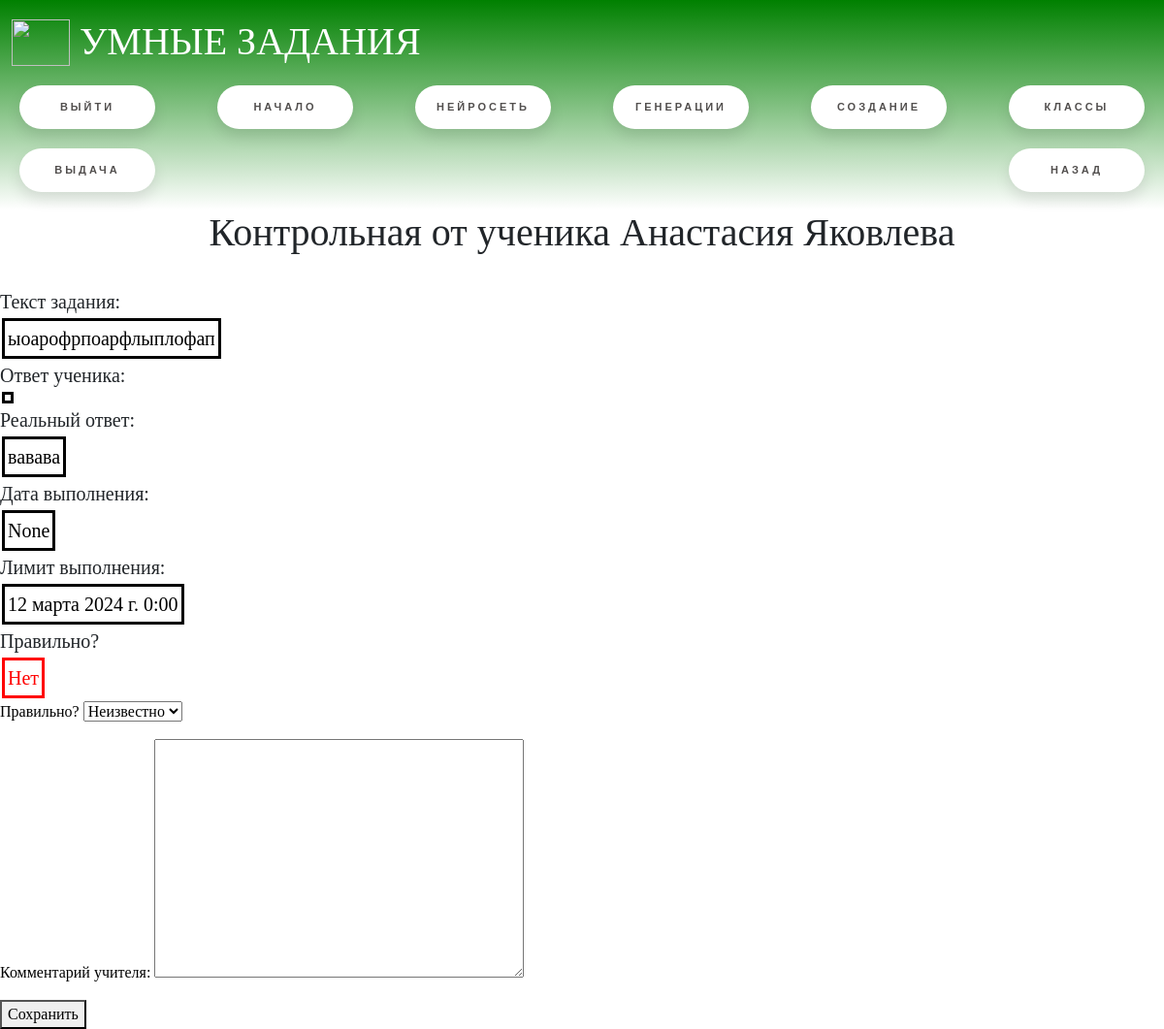
The page /lk/teacher_classes/student_task/4 (signed in) on the database its author committed.
### main/models.py (models this page shows, shortened)
class StudentTask(models.Model):
    task = models.ForeignKey(Task, verbose_name='Задание', on_delete=models.CASCADE)
    student = models.ForeignKey(Student, verbose_name="Ученик", on_delete=models.CASCADE)
    teacher = models.ForeignKey(Teacher, verbose_name="Учитель", on_delete=models.CASCADE)
    student_answer = models.TextField("Ответ ученика")
    is_right = models.BooleanField("Правильно?", blank=True, null=True)
    teacher_check = models.BooleanField("Нужна проверка?", default=False)
    teaher_comment = models.TextField("Комментарий учителя", blank=True, null=True)
    get_date = models.DateTimeField("Дата выдачи", auto_now_add=True)
    done_date = models.DateTimeField("Дата выполнения", null=True, blank=True)
    limite_date = models.DateTimeField("Лимит выполнения", null=True, blank=True)
    class Meta:
        verbose_name = 'Задание ученика'
        verbose_name_plural = "Задания учеников"

class Task(models.Model):
    name = models.CharField("Название", max_length=255, default="")
    grade = models.IntegerField("Класс")
    level_of_knowledge = models.IntegerField("Уровень знаний")
    task_text = models.TextField("Текст задания")
    answer = models.CharField("Ответ", max_length=255, null=True, blank=True)
    subject = models.ForeignKey(Subject, verbose_name="Предмет", on_delete=models.CASCADE)
    theme = models.ForeignKey(Theme, verbose_name="Тема", on_delete=models.CASCADE, null=True, blank=True)
    is_neural = models.BooleanField("Написано нейросетью?", default=False)
    teacher_check = models.BooleanField("Нужна проверка?", default=False)
    class Meta:
        verbose_name = 'Задание'
        verbose_name_plural = "Задания"

class Student(models.Model):
    user = models.ForeignKey(User, verbose_name="Пользователь", on_delete=models.CASCADE, unique=True)
    grade = models.ForeignKey(Grade, verbose_name="Класс", on_delete=models.CASCADE)
    level_of_knowledge = models.IntegerField("Уровень знаний", default=0)
    class Meta:
        verbose_name = 'Ученик'
        verbose_name_plural = "Ученики"

class User(AbstractUser):
    user_type = models.ForeignKey(UserType, verbose_name="Тип пользователя", on_delete=models.SET_NULL, blank=True,
                                  null=True)
    phone_number = models.CharField("Телефон", max_length=15, blank=True, null=True)
    class Meta:
        verbose_name = 'Пользователь'
        verbose_name_plural = "Пользователи"

### main/views.py (the view)
# urls.py: path("lk/teacher_classes/student_task/<int:task_id>", views.student_task_teacher, name="student_task_teacher"),
def student_task_teacher(request, task_id):
    task = models.StudentTask.objects.get(id=task_id)
    if request.method == "POST":
        form = forms.CheckTaskForm(request.POST, instance=task)
        if form.is_valid():
            form.save()
    form = forms.CheckTaskForm(instance=task)
    return render(request, "student_task_teacher.html", {
        "task": task,
        "form": form
    })

### main/forms.py
class CheckTaskForm(forms.ModelForm):
    class Meta:
        model = models.StudentTask
        fields = ("is_right", "teaher_comment")

### main/templates/student_task_teacher.html (shortened to what this page needs)
{% extends "base.html" %}
{% block content  %}
    <h1>{{task.task.name}} от ученика {{task.student.user.first_name}} {{task.student.user.last_name}}</h1>
    <br>
    <div class="task-description">Текст задания:<p class="videlenie">{{task.task.task_text}}</p></div>
    <div class="task-description">Ответ ученика: <p class="videlenie">{{task.student_answer}}</p></div>
    <div class="task-description">Реальный ответ: <p class="videlenie">{{task.task.answer}}</p></div>
    <div class="task-description">Дата выполнения: <p class="videlenie">{{task.done_date}}</p></div>
    <div class="task-description">Лимит выполнения: <p class="videlenie">{{task.limite_date}}</p></div>
    <div class="task-description">Правильно? {% if task.is_right %}<p class="videlenie" style="color:green; border-color: green;">Да</p>{% else %}<p class="videlenie" style="color:red; border-color: red;">Нет</p>{% endif %}</div>
    <form method="post">
        {{form.as_p}}
        <button type="submit">Сохранить</button>
    </form>
{% endblock %}

### static/css/main.css (style rules this page uses)
html, body { height: 100%; }
body { margin: 0; background: whitesmoke; }
h1 { font-family: Bradley Hand, cursive; color: Green; font-weight: bold; text-align: center; }
p { color: black }
* { font-family: 'Times New Roman', Times, serif; }
.task-description { font-size: 20px; }
.videlenie { border: solid 3px black; width: fit-content; padding: 3px; margin: 2px }

### rows shown on the page
StudentTask: task.name "Контрольная", student.user.first_name "Анастасия", student.user.last_name "Яковлева", task.task_text "ыоарофрпоарфлыплофап", task.answer "вавава", done_date "None", limite_date "12 марта 2024 г. 0:00", is_right "Неизвестно"
